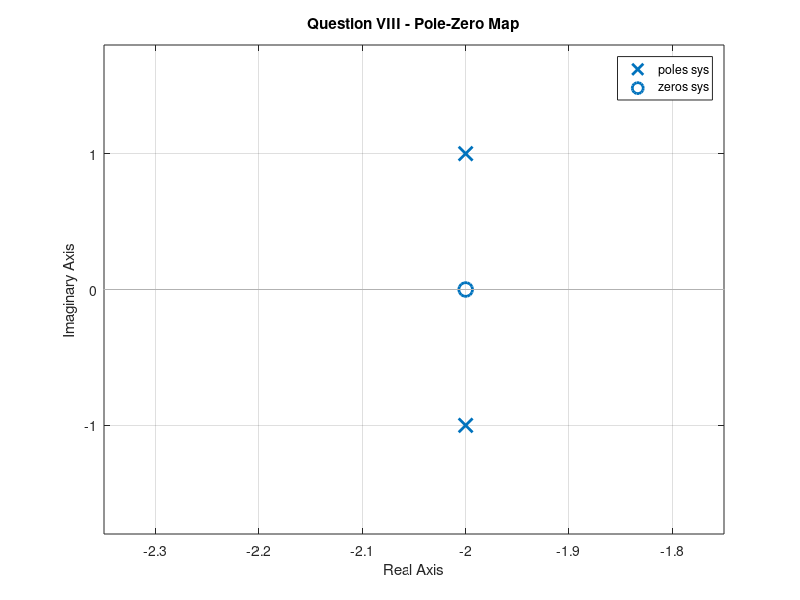
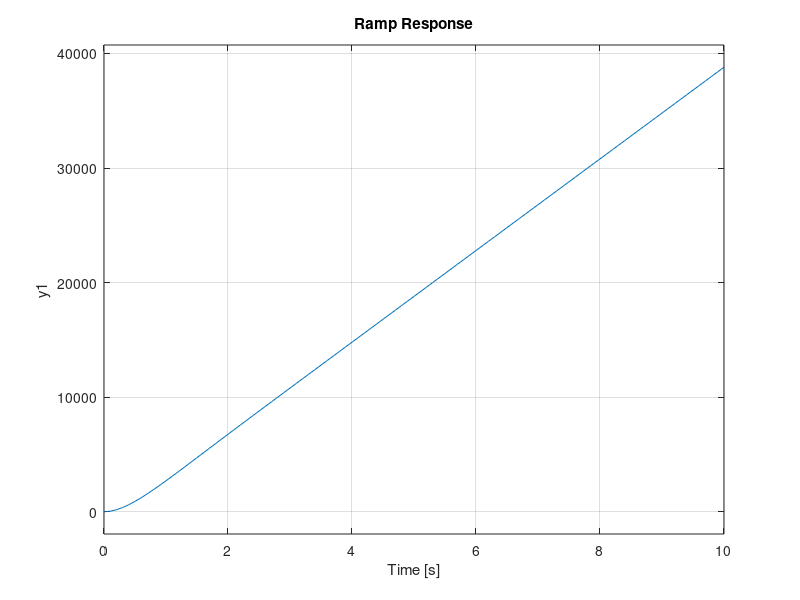

Write MATLAB code to recreate these figures, in order. (Note: this script raises an error after producing the figures.)

clc; clear; close all;

num = 10000 * [1, 2];
den = [1, 4, 5];
sys = tf(num, den);

fprintf('=== Transfer Function ===\n');
sys

% --- Pole-Zero Map ---
p = pole(sys);
z = zero(sys);
fprintf('\nPoles: '); disp(p);
fprintf('Zeros: '); disp(z);

fprintf('\n=== Stability ===\n');
if all(real(p) < 0)
    fprintf('STABLE - all poles in left half-plane\n');
    fprintf('Poles: %.4f ± %.4fi\n', real(p(1)), abs(imag(p(1))));
else
    fprintf('UNSTABLE\n');
end

figure(1);
pzmap(sys);
title('Question VIII - Pole-Zero Map');
grid on;

% --- Step Response ---
figure(2);
subplot(2,1,1);
step(sys);
title('Step Response: H(s) = 10000(s+2)/(s^2+4s+5)');
grid on;

% --- Ramp Response ---
s = tf('s');
sys_ramp = sys / s;

subplot(2,1,2);
step(sys_ramp, 10);
title('Ramp Response');
grid on;

sgtitle('Question VIII - Step and Ramp Responses');
